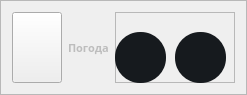
                 <widget class="QFrame" name="Weather">
                  <property name="maximumSize">
                   <size>
                    <width>1171</width>
                    <height>91</height>
                   </size>
                  </property>
                  <property name="styleSheet">
                   <string notr="true"> border-bottom: 2px solid white;
 display: inline-block;
 line-height: 0.85;</string>
                  </property>
                  <property name="frameShape">
                   <enum>QFrame::StyledPanel</enum>
                  </property>
                  <property name="frameShadow">
                   <enum>QFrame::Raised</enum>
                  </property>
                  <layout class="QHBoxLayout" name="horizontalLayout_37">
                   <item>
                    <widget class="QPushButton" name="pushButton_34">
                     <property name="minimumSize">
                      <size>
                       <width>50</width>
                       <height>71</height>
                      </size>
                     </property>
                     <property name="maximumSize">
                      <size>
                       <width>50</width>
                       <height>16777215</height>
                      </size>
                     </property>
                     <property name="styleSheet">
                      <string notr="true">border-bottom:none;</string>
                     </property>
                     <property name="text">
                      <string/>
                     </property>
                     <property name="icon">
                      <iconset resource="DownloadSoft.qrc">
                       <normaloff>:/icon/image/icon/icons8-погода-48.png</normaloff>:/icon/image/icon/icons8-погода-48.png</iconset>
                     </property>
                     <property name="iconSize">
                      <size>
                       <width>48</width>
                       <height>48</height>
                      </size>
                     </property>
                    </widget>
                   </item>
                   <item>
                    <widget class="QLabel" name="label_42">
                     <property name="font">
                      <font>
                       <family>Montserrat Black</family>
                       <pointsize>8</pointsize>
                       <weight>75</weight>
                       <italic>false</italic>
                       <bold>true</bold>
                       <underline>false</underline>
                      </font>
                     </property>
                     <property name="styleSheet">
                      <string notr="true">*{

  color: rgb(189, 189, 189);
border-bottom:none;
}

</string>
                     </property>
                     <property name="text">
                      <string>Погода</string>
                     </property>
                     <property name="scaledContents">
                      <bool>false</bool>
                     </property>
                     <property name="wordWrap">
                      <bool>true</bool>
                     </property>
                    </widget>
                   </item>
                   <item>
                    <widget class="QFrame" name="frame_44">
                     <property name="minimumSize">
                      <size>
                       <width>120</width>
                       <height>71</height>
                      </size>
                     </property>
                     <property name="maximumSize">
                      <size>
                       <width>120</width>
                       <height>71</height>
                      </size>
                     </property>
                     <property name="styleSheet">
                      <string notr="true">border-bottom:none;</string>
                     </property>
                     <property name="frameShape">
                      <enum>QFrame::StyledPanel</enum>
                     </property>
                     <property name="frameShadow">
                      <enum>QFrame::Raised</enum>
                     </property>
                     <widget class="QPushButton" name="pushDelWeather">
                      <property name="geometry">
                       <rect>
                        <x>60</x>
                        <y>20</y>
                        <width>51</width>
                        <height>51</height>
                       </rect>
                      </property>
                      <property name="styleSheet">
                       <string notr="true">*{
border-bottom:none;
}
QPushButton#pushDelWeather
{
	background-color:#161A1E;
	color:rgba(85,98,112,255);	
	border-radius:25;
}
QPushButton#pushDelWeather:hover
{
background-color:#1b1f24;
}
QPushButton#pushDelWeather:pressed
{
		padding-left:5px;
	padding-top:5px;
	color:rgba(115,128,142,255)
}
</string>
                      </property>
                      <property name="text">
                       <string/>
                      </property>
                      <property name="icon">
                       <iconset resource="DownloadSoft.qrc">
                        <normaloff>:/icon/image/icon/free-icon-delete-5396993.png</normaloff>:/icon/image/icon/free-icon-delete-5396993.png</iconset>
                      </property>
                      <property name="iconSize">
                       <size>
                        <width>20</width>
                        <height>20</height>
                       </size>
                      </property>
                     </widget>
                     <widget class="QPushButton" name="pushDownloadWeather">
                      <property name="geometry">
                       <rect>
                        <x>0</x>
                        <y>20</y>
                        <width>51</width>
                        <height>51</height>
                       </rect>
                      </property>
                      <property name="styleSheet">
                       <string notr="true">*{
border-bottom:none;
}
QPushButton#pushDownloadWeather

{
	background-color:#161A1E;
	color:rgba(85,98,112,255);	
	border-radius:25;
}
QPushButton#pushDownloadWeather:hover
{
background-color:#1b1f24;
}
QPushButton#pushDownloadWeather:pressed
{
	padding-left:5px;
	padding-top:5px;
	color:rgba(115,128,142,255)
}
</string>
                      </property>
                      <property name="text">
                       <string/>
                      </property>
                      <property name="icon">
                       <iconset resource="DownloadSoft.qrc">
                        <normaloff>:/icon/image/icon/free-icon-download-545759.png</normaloff>:/icon/image/icon/free-icon-download-545759.png</iconset>
                      </property>
                      <property name="iconSize">
                       <size>
                        <width>18</width>
                        <height>18</height>
                       </size>
                      </property>
                     </widget>
                    </widget>
                   </item>
                  </layout>
                 </widget>
